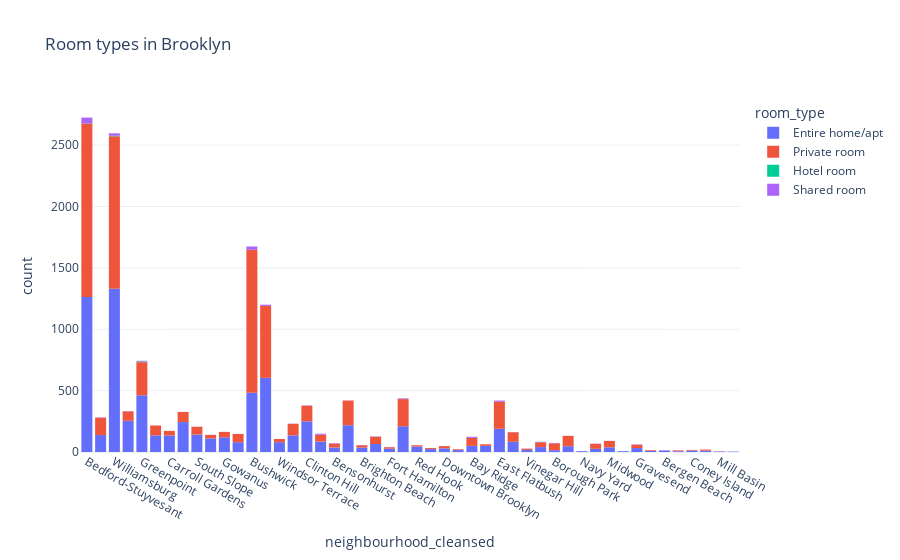

The notebook cell saved with this chart:
### Markdown cell above
### Roomtypes in BK

### Code cell
abnb_brooklyn_df = abnb[abnb.neighbourhood_group_cleansed == 'Brooklyn']

room_graph=px.histogram(abnb_brooklyn_df, x="neighbourhood_cleansed",color = "room_type",title="Room types in Brooklyn", template="plotly_white")
room_graph.show()

### Figure 1 — Plotly figure (JSON) as saved in the notebook; plotly's stock layout.template omitted (floating-point values rounded to 4 significant figures; data arrays with more than 128 entries replaced by an {"elided": "..."} marker saying what was removed)
{"data": [{"alignmentgroup": "True", "bingroup": "x", "hovertemplate": "room_type=Entire home/apt<br>neighbourhood_cleansed=%{x}<br>count=%{y}<extra></extra>", "legendgroup": "Entire home/apt", "marker": {"color": "#636efa", "pattern": {"shape": ""}}, "name": "Entire home/apt", "offsetgroup": "Entire home/apt", "orientation": "v", "showlegend": true, "type": "histogram", "x": {"elided": "7419 str values"}, "xaxis": "x", "yaxis": "y"}, {"alignmentgroup": "True", "bingroup": "x", "hovertemplate": "room_type=Private room<br>neighbourhood_cleansed=%{x}<br>count=%{y}<extra></extra>", "legendgroup": "Private room", "marker": {"color": "#EF553B", "pattern": {"shape": ""}}, "name": "Private room", "offsetgroup": "Private room", "orientation": "v", "showlegend": true, "type": "histogram", "x": {"elided": "6894 str values"}, "xaxis": "x", "yaxis": "y"}, {"alignmentgroup": "True", "bingroup": "x", "hovertemplate": "room_type=Hotel room<br>neighbourhood_cleansed=%{x}<br>count=%{y}<extra></extra>", "legendgroup": "Hotel room", "marker": {"color": "#00cc96", "pattern": {"shape": ""}}, "name": "Hotel room", "offsetgroup": "Hotel room", "orientation": "v", "showlegend": true, "type": "histogram", "x": ["Greenpoint", "Greenpoint", "Greenpoint", "Greenpoint", "Greenpoint", "Bushwick", "Bedford-Stuyvesant", "Williamsburg", "Williamsburg", "Williamsburg", "Williamsburg", "Bedford-Stuyvesant"], "xaxis": "x", "yaxis": "y"}, {"alignmentgroup": "True", "bingroup": "x", "hovertemplate": "room_type=Shared room<br>neighbourhood_cleansed=%{x}<br>count=%{y}<extra></extra>", "legendgroup": "Shared room", "marker": {"color": "#ab63fa", "pattern": {"shape": ""}}, "name": "Shared room", "offsetgroup": "Shared room", "orientation": "v", "showlegend": true, "type": "histogram", "x": {"elided": "187 str values"}, "xaxis": "x", "yaxis": "y"}], "layout": {"barmode": "relative", "legend": {"title": {"text": "room_type"}, "tracegroupgap": 0}, "title": {"text": "Room types in Brooklyn"}, "xaxis": {"anchor": "y", "domain": [0, 1], "title": {"text": "neighbourhood_cleansed"}}, "yaxis": {"anchor": "x", "domain": [0, 1], "title": {"text": "count"}}}}
